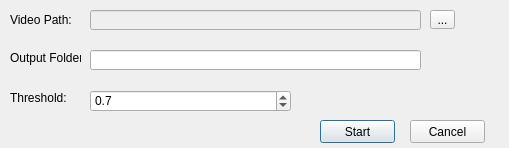
<?xml version="1.0" encoding="UTF-8"?>
<ui version="4.0">
 <class>vddialog</class>
 <widget class="QDialog" name="vddialog">
  <property name="geometry">
   <rect>
    <x>0</x>
    <y>0</y>
    <width>509</width>
    <height>148</height>
   </rect>
  </property>
  <property name="windowTitle">
   <string>Video Differencing</string>
  </property>
  <widget class="QToolButton" name="toolButton">
   <property name="geometry">
    <rect>
     <x>430</x>
     <y>10</y>
     <width>25</width>
     <height>19</height>
    </rect>
   </property>
   <property name="text">
    <string>...</string>
   </property>
  </widget>
  <widget class="QLineEdit" name="vpedit">
   <property name="enabled">
    <bool>false</bool>
   </property>
   <property name="geometry">
    <rect>
     <x>90</x>
     <y>10</y>
     <width>331</width>
     <height>20</height>
    </rect>
   </property>
  </widget>
  <widget class="QLabel" name="label">
   <property name="geometry">
    <rect>
     <x>10</x>
     <y>10</y>
     <width>61</width>
     <height>20</height>
    </rect>
   </property>
   <property name="text">
    <string>Video Path:</string>
   </property>
  </widget>
  <widget class="QLabel" name="label_2">
   <property name="geometry">
    <rect>
     <x>10</x>
     <y>50</y>
     <width>71</width>
     <height>16</height>
    </rect>
   </property>
   <property name="text">
    <string>Output Folder:</string>
   </property>
  </widget>
  <widget class="QLineEdit" name="outedit">
   <property name="geometry">
    <rect>
     <x>90</x>
     <y>50</y>
     <width>331</width>
     <height>20</height>
    </rect>
   </property>
  </widget>
  <widget class="QPushButton" name="startbtn">
   <property name="geometry">
    <rect>
     <x>320</x>
     <y>120</y>
     <width>75</width>
     <height>23</height>
    </rect>
   </property>
   <property name="text">
    <string>Start</string>
   </property>
  </widget>
  <widget class="QPushButton" name="cancelbtn">
   <property name="geometry">
    <rect>
     <x>410</x>
     <y>120</y>
     <width>75</width>
     <height>23</height>
    </rect>
   </property>
   <property name="text">
    <string>Cancel</string>
   </property>
  </widget>
  <widget class="QFrame" name="frame">
   <property name="geometry">
    <rect>
     <x>10</x>
     <y>160</y>
     <width>481</width>
     <height>31</height>
    </rect>
   </property>
   <property name="frameShape">
    <enum>QFrame::Box</enum>
   </property>
   <property name="frameShadow">
    <enum>QFrame::Raised</enum>
   </property>
   <widget class="QLabel" name="label_3">
    <property name="geometry">
     <rect>
      <x>10</x>
      <y>10</y>
      <width>46</width>
      <height>13</height>
     </rect>
    </property>
    <property name="text">
     <string>FPS:</string>
    </property>
   </widget>
   <widget class="QLabel" name="fpslabel">
    <property name="geometry">
     <rect>
      <x>50</x>
      <y>10</y>
      <width>81</width>
      <height>13</height>
     </rect>
    </property>
    <property name="text">
     <string/>
    </property>
   </widget>
   <widget class="QLabel" name="label_4">
    <property name="geometry">
     <rect>
      <x>150</x>
      <y>10</y>
      <width>46</width>
      <height>13</height>
     </rect>
    </property>
    <property name="text">
     <string>Time:</string>
    </property>
   </widget>
   <widget class="QLabel" name="ttlabel">
    <property name="geometry">
     <rect>
      <x>210</x>
      <y>10</y>
      <width>171</width>
      <height>13</height>
     </rect>
    </property>
    <property name="text">
     <string/>
    </property>
   </widget>
  </widget>
  <widget class="QProgressBar" name="progressBar">
   <property name="geometry">
    <rect>
     <x>10</x>
     <y>200</y>
     <width>491</width>
     <height>23</height>
    </rect>
   </property>
   <property name="value">
    <number>0</number>
   </property>
  </widget>
  <widget class="QLabel" name="label_5">
   <property name="geometry">
    <rect>
     <x>10</x>
     <y>90</y>
     <width>71</width>
     <height>16</height>
    </rect>
   </property>
   <property name="text">
    <string>Threshold:</string>
   </property>
  </widget>
  <widget class="QDoubleSpinBox" name="threbox">
   <property name="geometry">
    <rect>
     <x>90</x>
     <y>90</y>
     <width>201</width>
     <height>22</height>
    </rect>
   </property>
   <property name="decimals">
    <number>1</number>
   </property>
   <property name="maximum">
    <double>1.000000000000000</double>
   </property>
   <property name="value">
    <double>0.700000000000000</double>
   </property>
  </widget>
 </widget>
 <resources/>
 <connections/>
</ui>
